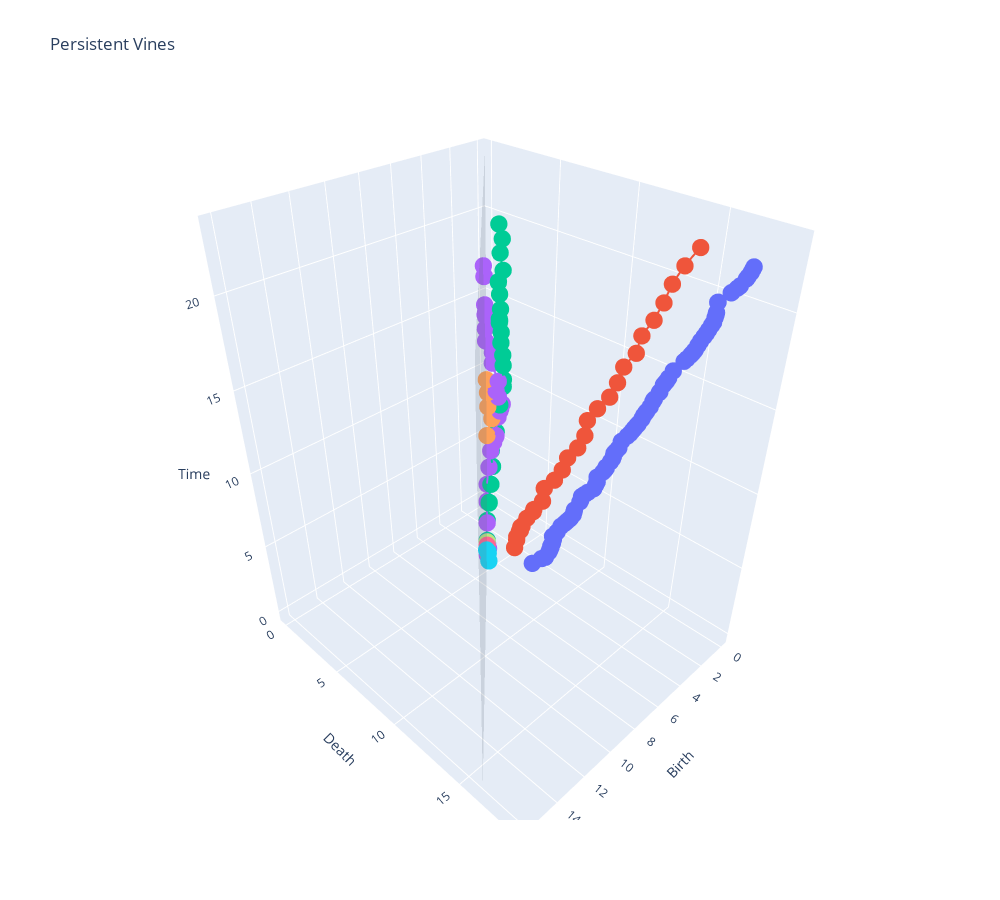

Write notebook code for a chart like this one.
### Code cell
vineyard.plot_interactive(start_k=0, end_k=None,show_legend=True, start_timestep=0, end_timestep=None)
plt.show()
